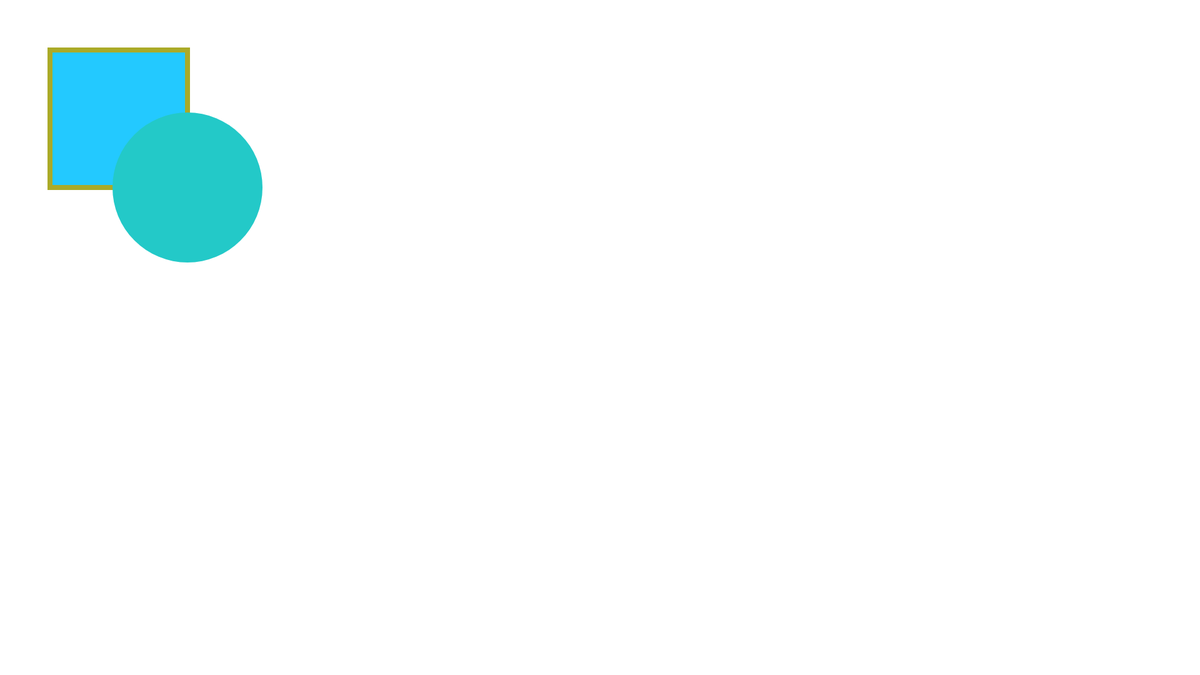
Frame 1 (no input)
Frame 60 (no input): identical to frame 1, image omitted
Frame 120 (the mouse pressed at the canvas centre since frame 60): identical to frame 1, image omitted

The p5.js sketch that drew this single still picture (run headless with seeded random() and noise() and a simulated clock; from frame 60 on, the mouse is pressed at the canvas centre):

// p5.js sketch
// ── sketch.js
function setup() {
  createCanvas(1920, 1080);
}

function draw() {
// canvas background()
  background(255);
  // square
fill(35, 201, 255);
  stroke(170, 170, 40);
  strokeWeight(8);
rect(80, 80, 220, 220);
  
  fill(35, 201, 200);
  noStroke();
  
rect(180, 180, 240, 240, 208);

 // line 
  stroke(0,0,0,0)
  line(20, 20, 20, 20)
}
